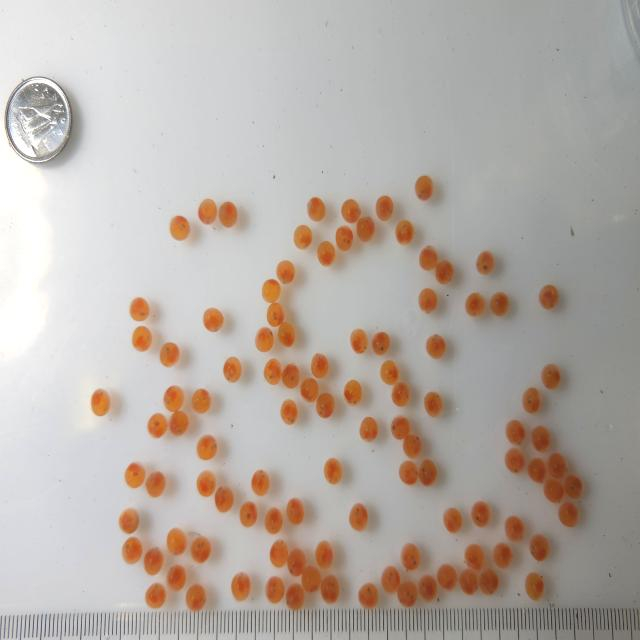
#> input picture trout_egg.jpg, 640 x 640 px
$ python egg_detection.py
#> lines starting #> are read from the running program, lines starting #| are printed output that depends on the picture; after the words box and inside, x2 and y2 are one past the last pixel; in counts of white or black regions, pixels touching at a corner belong together
import cv2
import numpy as np
from skimage.morphology import h_minima

def show_image(image_name, frame):
    cv2.imshow(image_name, frame)
    cv2.waitKey(0)
    cv2.destroyAllWindows()

def show_images_side_by_side(img1, img2, window_name="Comparison"):
    """
    Displays two images side by side, handling grayscale and color image differences.

    :param img1: First image (NumPy array)
    :param img2: Second image (NumPy array)
    :param window_name: Window title (default: "Comparison")
    """
    # Ensure both images have the same number of channels
    if len(img1.shape) == 2:  # If grayscale, convert to 3-channel
        img1 = cv2.cvtColor(img1, cv2.COLOR_GRAY2BGR)
    if len(img2.shape) == 2:
        img2 = cv2.cvtColor(img2, cv2.COLOR_GRAY2BGR)

    # Resize both images to the same height
    height = min(img1.shape[0], img2.shape[0])
    img1 = cv2.resize(img1, (int(img1.shape[1] * (height / img1.shape[0])), height))
    img2 = cv2.resize(img2, (int(img2.shape[1] * (height / img2.shape[0])), height))

    # Concatenate images horizontally
    side_by_side = np.hstack((img1, img2))  # or cv2.hconcat([img1, img2])

    # Show the concatenated image
    cv2.imshow(window_name, side_by_side)
    cv2.waitKey(0)
    cv2.destroyAllWindows()

image = cv2.imread("trout_egg.jpg")
#> image is the input picture: shape (640, 640, 3); mean B, G, R 167, 173.6, 182.4
original = image.copy()
hsv = cv2.cvtColor(image, cv2.COLOR_BGR2HSV)
#> hsv: shape (640, 640, 3); mean H, S, V 51.7, 27.1, 183.7

lower_orange = np.array([5, 160, 100])
upper_orange = np.array([25, 255, 255])

mask = cv2.inRange(hsv, lower_orange, upper_orange)
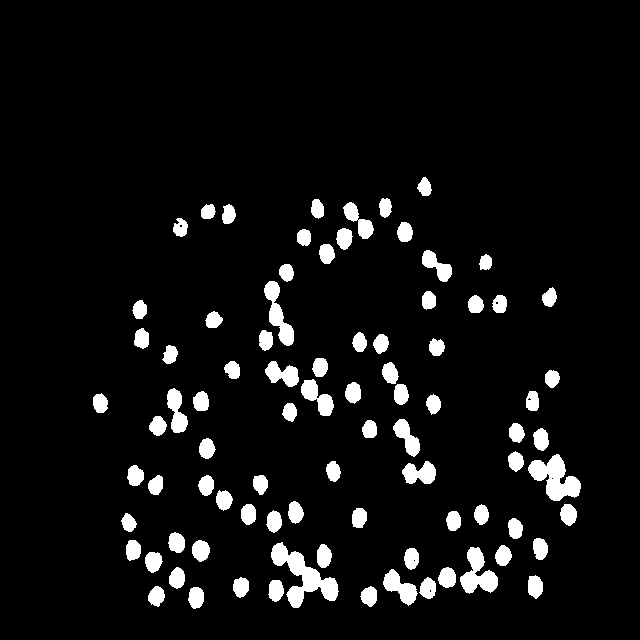
#> mask: shape (640, 640); 6.5% white; 85 white regions, largest, box (x1, y1, x2, y2) and area: (271, 542, 339, 608) 1665, (528, 454, 581, 501) 1308, (460, 547, 498, 594) 950

# kernel = np.ones((3, 3), np.uint8)
# mask = cv2.morphologyEx(mask, cv2.MORPH_OPEN, kernel, iterations=2)
# mask = cv2.morphologyEx(mask, cv2.MORPH_CLOSE, kernel, iterations=2)

kernel = np.ones((3, 3), np.uint8)
dist_transform = cv2.distanceTransform(mask, distanceType=cv2.DIST_L2, maskSize=3)
cv2.normalize(dist_transform, dist_transform, 0, 1.0, cv2.NORM_MINMAX)
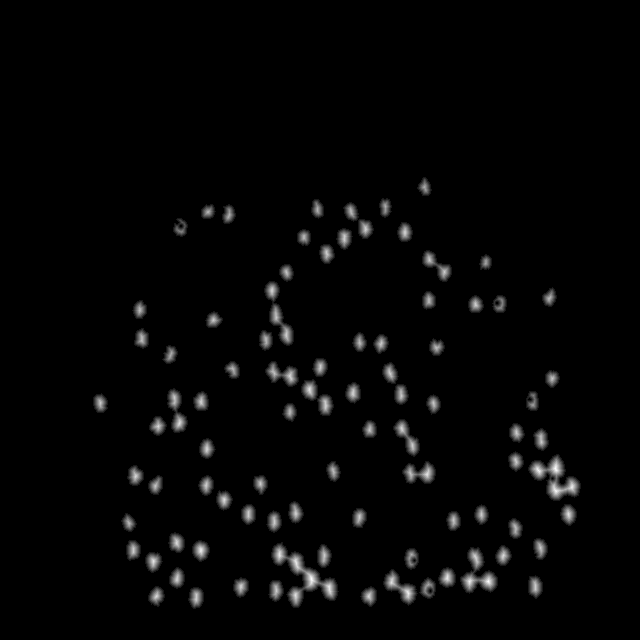
#> dist_transform: shape (640, 640) float32; min 0, max 1, mean 0.0215
dist_transform = cv2.morphologyEx(dist_transform, cv2.MORPH_CLOSE ,None, iterations=2)
# cv2.imshow("Distance Transform", dist_transform)
_, sure_foreground = cv2.threshold(dist_transform, 0.40, 1.0, cv2.THRESH_BINARY)
#> sure_foreground: shape (640, 640) float32; values 0 (black) and 1 (white), 2% white; 98 white regions (2 under 20 px), largest, box (x1, y1, x2, y2) and area: (290, 555, 335, 597) 456, (532, 458, 562, 478) 285, (550, 480, 577, 497) 278
sure_foreground = cv2.morphologyEx(sure_foreground, cv2.MORPH_CLOSE ,None, iterations=1)
sure_foreground = cv2.morphologyEx(sure_foreground, cv2.MORPH_OPEN ,None, iterations=1)
#> sure_foreground: shape (640, 640) float32; values 0 (black) and 1 (white), 1.9% white; 102 white regions (2 under 20 px), largest, box (x1, y1, x2, y2) and area: (550, 480, 577, 497) 276, (305, 571, 318, 588) 164, (549, 459, 562, 476) 151
sure_foreground = np.uint8(sure_foreground)
num_markers, markers = cv2.connectedComponents(sure_foreground)
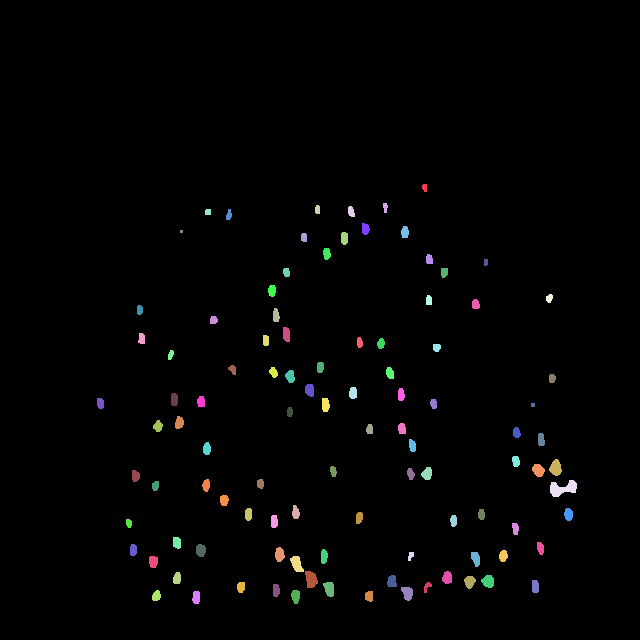
#> markers: shape (640, 640) int32; 103 distinct labels, from 0 to 102; one colour per label, 0 black
#> num_markers = 103
markers = markers + 1
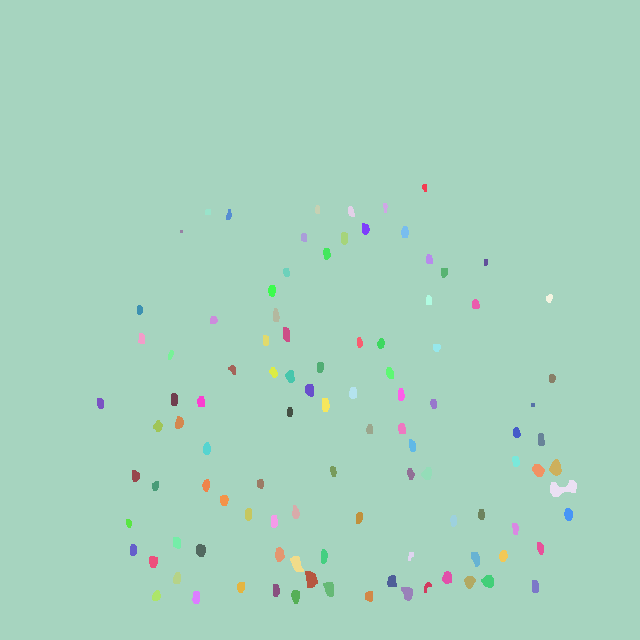
#> markers: shape (640, 640) int32; 103 distinct labels, from 1 to 103; one colour per label, 0 black
markers[mask == 0] = 0
#> markers: shape (640, 640) int32; 104 distinct labels, from 0 to 103
cv2.watershed(image, markers)

segmented = np.zeros_like(mask)
segmented[markers > 1] = 255
contours, _ = cv2.findContours(segmented, cv2.RETR_EXTERNAL, cv2.CHAIN_APPROX_SIMPLE)
egg_count = len(contours)

for i, cnt in enumerate(contours):
    (x, y), radius = cv2.minEnclosingCircle(cnt)
    center = (int(x), int(y))
    radius = int(radius)
    cv2.circle(original, center, radius, (0, 255, 0), 2)
    cv2.putText(original, str(i+1), (center[0]-10, center[1]-10),cv2.FONT_HERSHEY_SIMPLEX, 0.5, (0, 255, 0), 1)
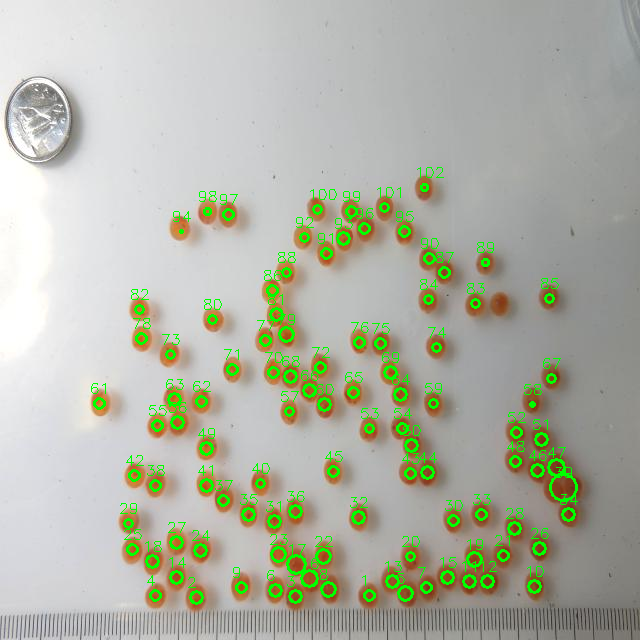
#> original: shape (640, 640, 3); 3.59% of pixels changed, all inside (x1, y1, x2, y2) = (91, 167, 578, 605)

print(f"Total number of eggs detected: {egg_count}")

# [4 lines of commented-out code are left out]
show_images_side_by_side(dist_transform, segmented)
#> in show_images_side_by_side, `cv2.imshow(window_name, side_by_side)`:
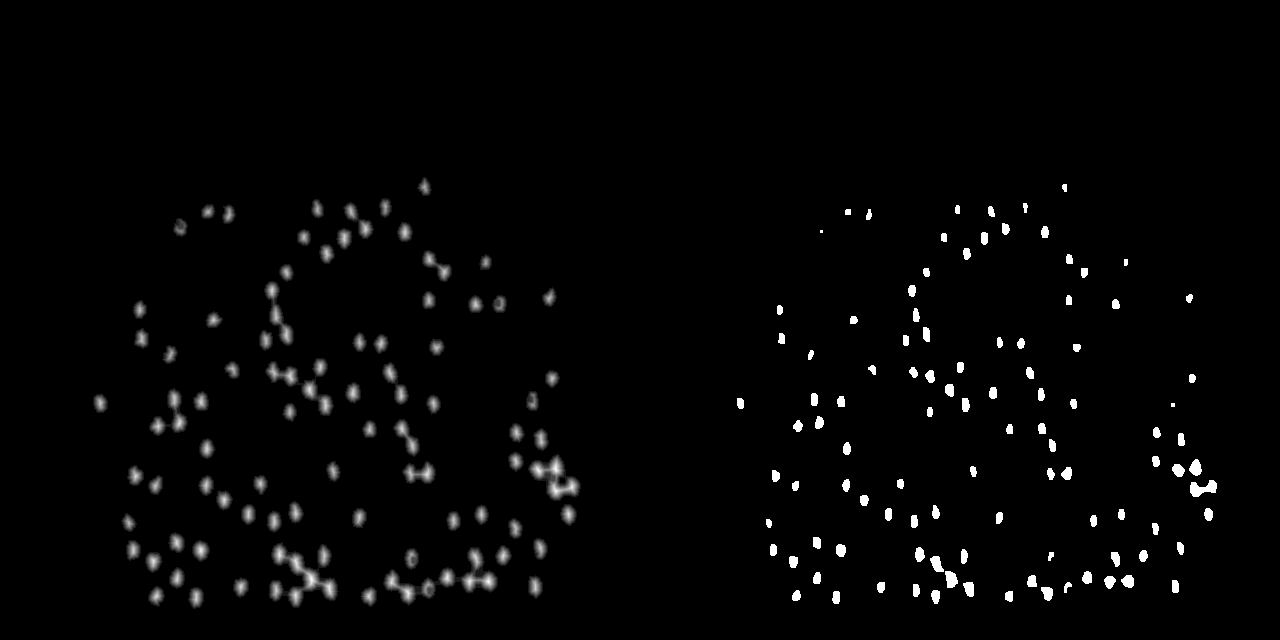
#> window 'Comparison': shape (640, 1280, 3); min 0, max 255, mean 5.2
show_images_side_by_side(segmented,original)
#> call 2 of show_images_side_by_side, with window_name = 'Comparison'
#> in show_images_side_by_side (call 2), `side_by_side = np.hstack((img1, img2))`:
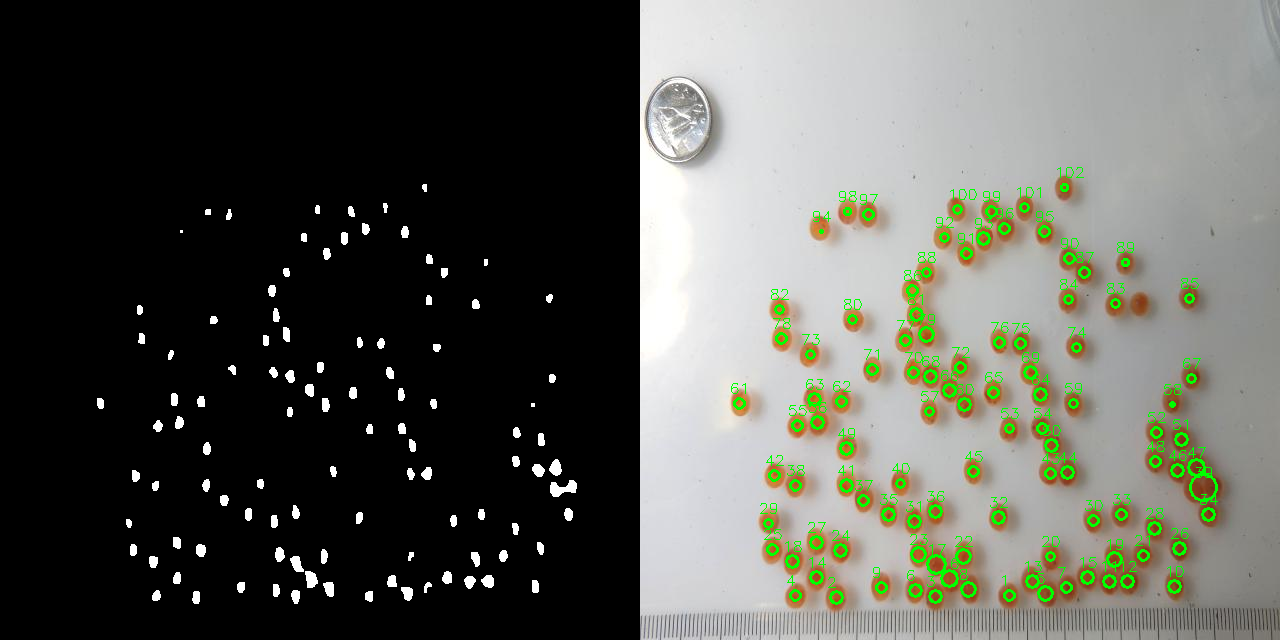
#> side_by_side: shape (640, 1280, 3); mean B, G, R 84.7, 91.9, 90.6

# [4 lines of commented-out code are left out]
